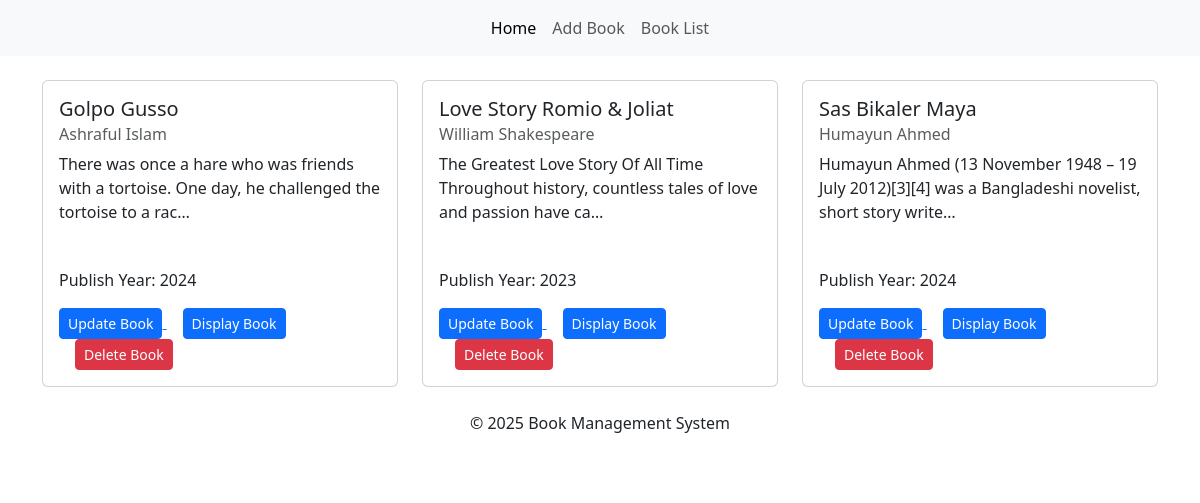
Before: / with the older database file.
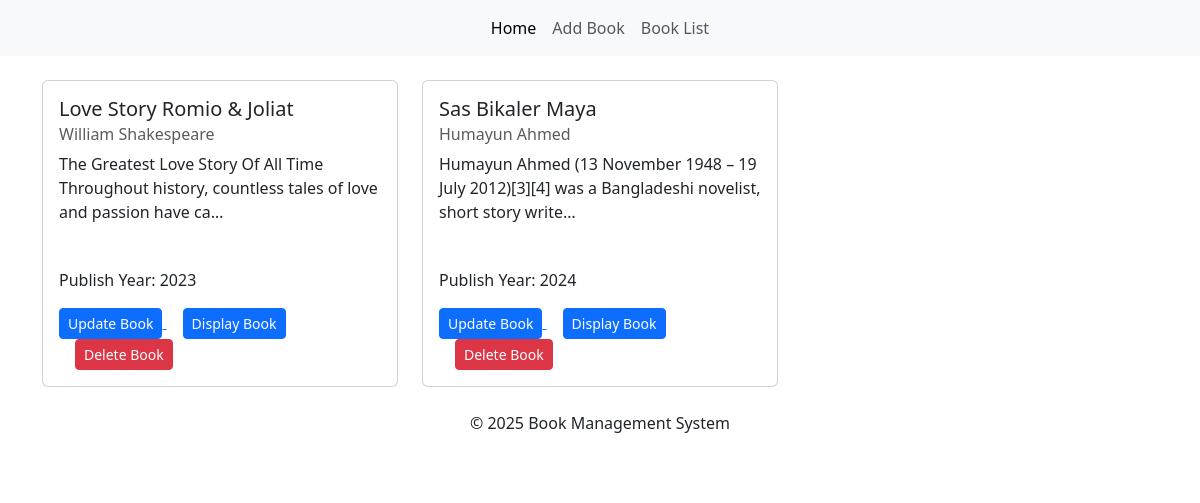
After: the same page with the newer database file.
### book/models.py (models this page shows, shortened)
class Book(models.Model):
    title=models.CharField(max_length=100)
    author=models.CharField(max_length=150)
    description=models.TextField()
    publish_year=models.PositiveIntegerField()

### book/views.py (the view)
# urls.py: path('',homepage,name='homepage'),
def homepage(request):
    books=Book.objects.all()
    return render(request,'book_list.html',{'books':books})

### book/templates/book_list.html (shortened to what this page needs)
{% extends 'base.html' %}
    {% block content %}
        <div class="row align-items-start">
            {% for book in books%}
                <div class="col-md-4 col-sm-12 col-lg-4 ">
                    <div class="card" >
                        <div class="card-body">
                            <h5 class="card-title">{{ book.title  | title }}</h5>
                            <h6 class="card-subtitle mb-2 text-body-secondary">{{ book.author }}</h6>
                            <p class="card-text" style="min-height: 100px;">
                                {{ book.description | truncatechars:100}}
                            </p>
                            <p class="card-text">
                            Publish Year: {{ book.publish_year }}
                            </p>
                            <a href="{% url 'update_book' book.id %}" class="card-link">
                                <button class="btn  btn-sm btn-primary">
                                    Update Book
                                </button>
                            </a>
                            <a href="{% url 'display_book' book.id %}" class="card-link">
                                <button class="btn btn-sm btn-primary">
                                    Display Book
                                </button>
                            </a>
                            <a href="{% url 'delete_book' book.id %}" class="card-link">
                                <button class="btn btn-sm btn-danger">
                                    Delete Book
                                </button>
                            </a>
                        </div>
                    </div>
                </div>
            {% endfor %}
        </div>
    {% endblock %}

### book/templates/base.html (shortened to what this page needs)
<!doctype html>
<html lang="en">
  <head>
    <link href="https://cdn.jsdelivr.net/npm/bootstrap@5.3.3/dist/css/bootstrap.min.css" rel="stylesheet">
  </head>
  <body>
    <nav class="navbar navbar-expand-lg bg-body-tertiary">
        <div class="container-fluid">
          <div class="collapse navbar-collapse" id="navbarSupportedContent">
            <ul class="navbar-nav mx-auto mb-2 mb-lg-0">
              <li class="nav-item">
                <a class="nav-link active" aria-current="page" href="{% url 'homepage' %}">Home</a>
              </li>
              <li class="nav-item">
                <a class="nav-link" href="{% url 'add_book' %}">Add Book</a>
              </li>
              <li class="nav-item">
                <a class="nav-link " href="{% url 'book_list' %}">Book List</a>
              </li>
            </ul>
          </div>
        </div>
    </nav>
    <main>
        <div class="container mt-4">
            {% block content %}{% endblock %}
        </div>
    </main>
    <footer class="bg-white shadow-inner py-4 mt-auto">
        <div class="max-w-6xl mx-auto px-4">
            <p class="text-center text-gray-500">© 2025 Book Management System</p>
        </div>
    </footer>
  </body>
</html>

Changed rows visible on the page:
removed Book: title "Golpo Gusso", author "Ashraful Islam", description "There was once a hare who was friends with a tortoise. One day, he challenged the tortoise to a rac…", publish_year "2024"
